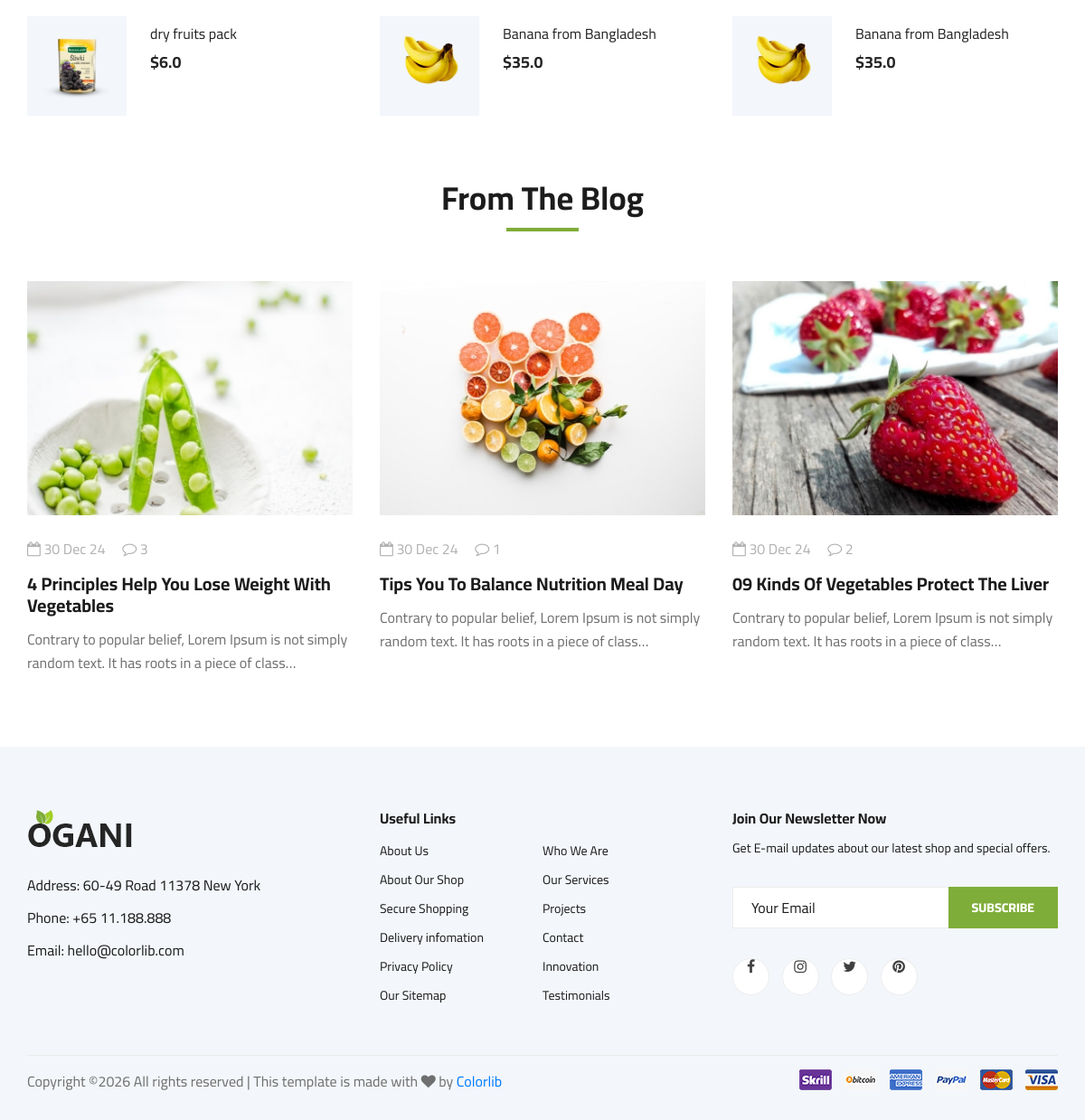
/ (lower part), run on an earlier commit of the app's database.
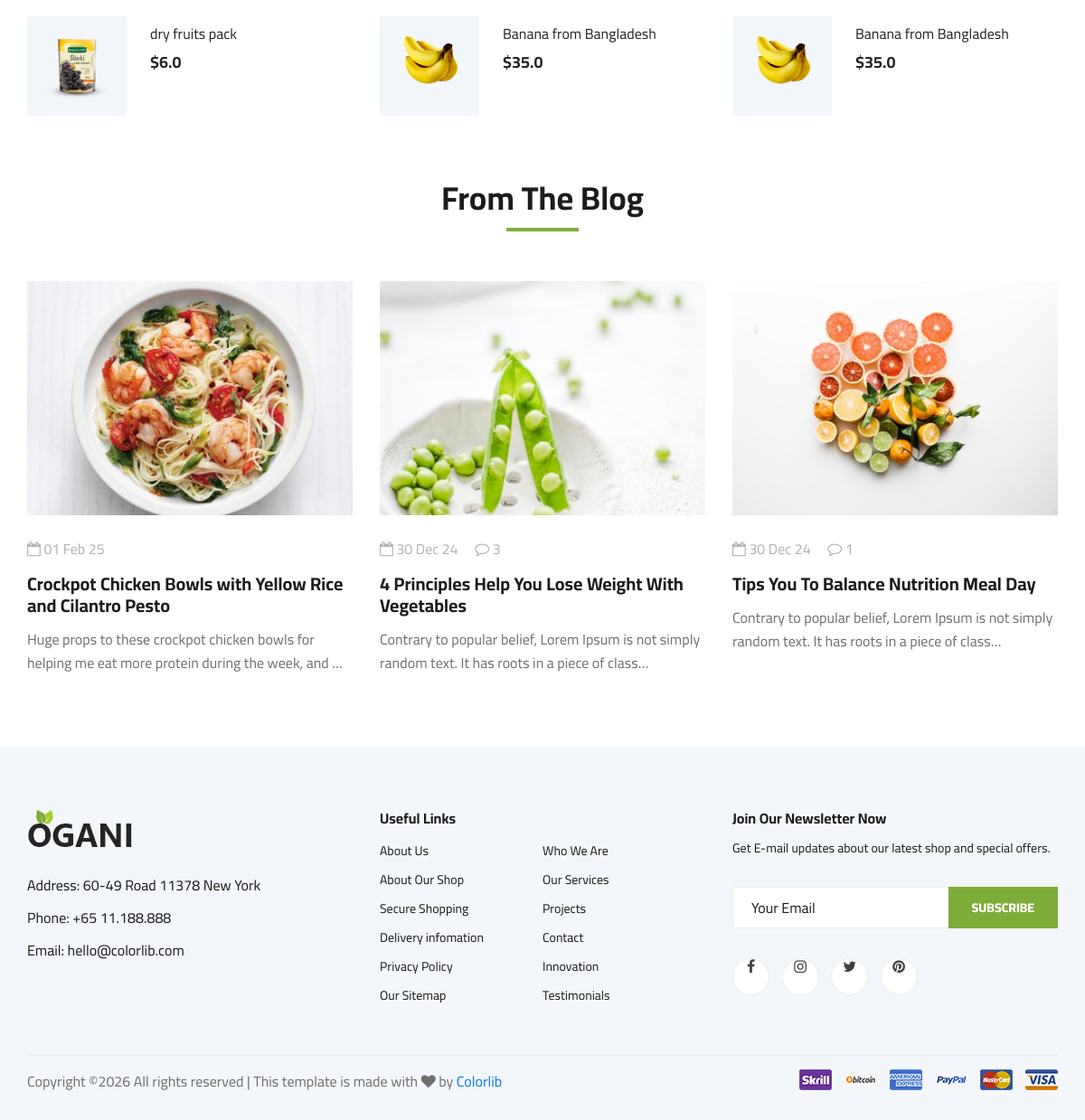
And on a later commit of the database.
### src/apps/product/models.py (models this page shows, shortened)
class Product(models.Model):
    product_name = models.CharField(max_length=100)
    product_category = models.ForeignKey(ProductCategory, on_delete=models.PROTECT)
    product_info = models.CharField(max_length=255, blank=True)
    product_description = models.TextField(blank=True)
    product_price = models.FloatField()
    product_image = models.ImageField(upload_to='product/photos')
    product_weight = models.FloatField()
    shipping = models.CharField(max_length=100)
    is_available = models.BooleanField(default=True)
    created_at = models.DateTimeField(auto_now_add=True)
    updated_at = models.DateTimeField(auto_now_add=True)

### src/apps/review/models.py (models this page shows, shortened)
class ProductReview(models.Model):
    user = models.ForeignKey(UserAccount, on_delete=models.CASCADE)
    product = models.ForeignKey(Product, on_delete=models.CASCADE)
    star = models.IntegerField(default=0)
    review = models.TextField(null=True, blank=True)
    created_at = models.DateTimeField(auto_now_add=True)

### src/apps/blog/models.py (models this page shows, shortened)
class BlogModel(models.Model):
    title = models.CharField(max_length=255)
    blog_category = models.ForeignKey(BlogCategory, on_delete=models.CASCADE)
    author = models.ForeignKey(UserAccount, on_delete=models.PROTECT)
    blog_img = models.ImageField(upload_to='blog/images', blank=True, null=True)
    blog_thumb = models.ImageField(upload_to='blog/thumbnails', blank=True, null=True)
    blog_body = models.TextField()
    created_at = models.DateTimeField(auto_now_add=True)
    edited_at = models.DateTimeField(auto_now_add=True)

class BlogCommentTracker(models.Model):
    blog = models.ForeignKey(BlogModel, on_delete=models.CASCADE)
    comment_count = models.IntegerField()

### src/apps/home/views.py (the view)
# urls.py: path('', views.home_view, name='home_page'),
def home_view(request):
    html_file_name = 'home/home.html'
    all_categories = ProductCategory.objects.all()
    all_products = Product.objects.select_related('product_category').all()
    user_search_key = ProductSearchForm()
    getting_blogs = BlogModel.objects.select_related('author', 'blog_category').order_by('-created_at')[:3]
    blogs_with_comments = BlogCommentTracker.objects.select_related('blog', 'blog__author', 'blog__blog_category').all()[:3]
    latest_product_one = Product.objects.select_related('product_category').order_by('-updated_at')[:3]
    latest_product_two = Product.objects.select_related('product_category').order_by('-updated_at')[3:6]
    top_products = ProductReview.objects.select_related('product', 'product__product_category', 'user').order_by('-star')[:3]
    reviewed_product = ProductReview.objects.select_related('product', 'product__product_category', 'user').order_by('-created_at')[:3]
    context = {
        'categories': all_categories,
        'products': all_products,
        'search_form': user_search_key,
        'blogs': getting_blogs,
        'new_product_one': latest_product_one,
        'new_product_two': latest_product_two,
        'top_product': top_products,
        'latest_reviewed': reviewed_product,
        'commented_blogs': blogs_with_comments,
    }
    return render(request, html_file_name, context)

### src/apps/contact/contact_form.py
class NewsLetterForm(forms.ModelForm):
    class Meta:
        model = NewsLetterModel
        fields = ['email']
    def __init__(self, *args, **kwargs):
        super().__init__(*args, **kwargs)
        self.fields['email'].required = True
        self.fields['email'].widget.attrs['placeholder'] = 'Your Email'

### src/apps/home/search_form.py
class ProductSearchForm(forms.Form):
    search_key = forms.CharField(max_length=100, required=True)

### src/apps/product/models.py (called while the page is built)
    def __str__(self):
        return self.product_category

### src/common/context_processors/cart_product_count.py (called while the page is built)
def product_in_cart_count(request):
    product_count = 0
    current_user = request.user
    try:
        if current_user.is_authenticated:
            all_cart_products = CartProduct.objects.all().filter(user=current_user)
            product_count = all_cart_products.count()
    except CartProduct.DoesNotExist:
        product_count = 0
    return dict(counter = product_count)

### src/common/context_processors/make_newsletter_form_available.py (called while the page is built)
def newsletter_for_all_app(request):
    return {'newsletter_form': NewsLetterForm()}

### templates/home/home.html (shortened to what the changed rows need)
{% extends 'index.html' %}
{% load static %}
{% block content %}
    <section class="latest-product spad">
        <div class="container">
            <div class="row">
                <div class="col-lg-4 col-md-6">
                    <div class="latest-product__text">
                        <div class="latest-product__slider owl-carousel">
                            <div class="latest-prdouct__slider__item">
                                {% for item in new_product_one %}
                                <a href="{% url 'product:single_product' item.id %}" class="latest-product__item">
                                    <div class="latest-product__item__pic">
                                        <img src="{{ item.product_image.url }}" alt="">
                                    </div>
                                    <div class="latest-product__item__text">
                                        <h6>{{ item.product_name }}</h6>
                                        <span>${{ item.product_price }}</span>
                                    </div>
                                </a>
                                {% endfor %}
                            </div>
                        </div>
                    </div>
                </div>
                <div class="col-lg-4 col-md-6">
                    <div class="latest-product__text">
                        <div class="latest-product__slider owl-carousel">
                            <div class="latest-prdouct__slider__item">
                               {% for item in top_product %}
                               <a href="{% url 'product:single_product' item.product.id %}" class="latest-product__item">
                                <div class="latest-product__item__pic">
                                    <img src="{{ item.product.product_image.url }}" alt="">
                                </div>
                                <div class="latest-product__item__text">
                                    <h6>{{ item.product.product_name }}</h6>
                                    <span>${{ item.product.product_price }}</span>
                                </div>
                            </a>
                                {% endfor %}
                            </div>
                        </div>
                    </div>
                </div>
                <div class="col-lg-4 col-md-6">
                    <div class="latest-product__text">
                        <div class="latest-product__slider owl-carousel">
                            <div class="latest-prdouct__slider__item">
                                {% for item in latest_reviewed %}
                                <a href="{% url 'product:single_product' item.product.id %}" class="latest-product__item">
                                 <div class="latest-product__item__pic">
                                     <img src="{{ item.product.product_image.url }}" alt="">
                                 </div>
                                 <div class="latest-product__item__text">
                                     <h6>{{ item.product.product_name }}</h6>
                                     <span>${{ item.product.product_price }}</span>
                                 </div>
                             </a>
                                 {% endfor %}
                             </div>
                        </div>
                    </div>
                </div>
            </div>
        </div>
    </section>
    <section class="from-blog spad">
        <div class="container">
            <div class="row">
                <div class="col-lg-12">
                    <div class="section-title from-blog__title">
                        <h2>From The Blog</h2>
                    </div>
                </div>
            </div>
            <div class="row">
            {% for blog in blogs%}
                <div class="col-lg-4 col-md-4 col-sm-6">
                    <div class="blog__item">
                        <div class="blog__item__pic">
                            <img src="{{ blog.blog_thumb.url }}" alt="">
                        </div>
                        <div class="blog__item__text">
                            <ul>
                                <li><i class="fa fa-calendar-o"></i> {{ blog.edited_at | date:'d M y'}} </li>
                                {% if commented_blogs %}
                                    {% for data in commented_blogs %}
                                        {% if data.blog.id == blog.id %}
                                        <li><i class="fa fa-comment-o"></i> {{ data.comment_count}}</li>
                                        {% endif %}
                                    {% endfor %}
                                {% else %}
                                        <li><i class="fa fa-comment-o"></i> 0</li>
                                {% endif %}
                            </ul>
                            <h5><a href="{% url 'blog:blog_details' blog.id %}">{{ blog.title }}</a></h5>
                            <p>{{ blog.blog_body | truncatechars:100 | striptags }}</p>
                        </div>
                    </div>
                </div>
            {% endfor %}
            </div>
        </div>
    </section>
    {% endblock %}

What changed in the data, as far as the page shows it:
no longer on this page (row unchanged): BlogModel: blog_thumb (picture), edited_at "30 Dec 24", title "09 Kinds Of Vegetables Protect The Liver", blog_body "Contrary to popular belief, Lorem Ipsum is not simply random text. It has roots in a piece of class…"
no longer on this page (row unchanged): BlogCommentTracker: comment_count "2", shown under "30 Dec 24"
added BlogModel: blog_thumb (picture), edited_at "01 Feb 25", title "Crockpot Chicken Bowls with Yellow Rice and Cilantro Pesto", blog_body "Huge props to these crockpot chicken bowls for helping me eat more protein during the week, and …"
